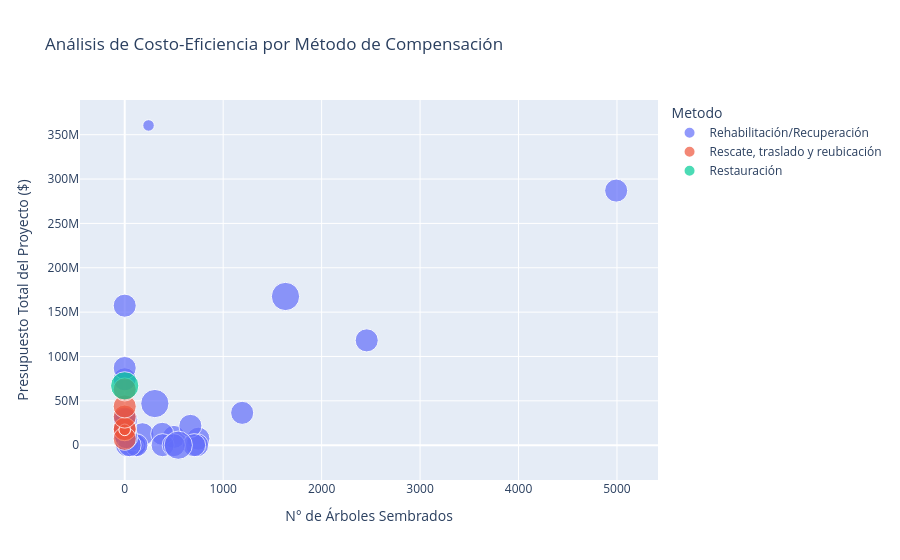

Notebook code cell kept with this figure:
### Markdown cell above
### 3. Matriz de Eficiencia (Costo vs. Volumen)
Este análisis permite a la gerencia identificar sobrecostos. 
* El **eje horizontal** representa la escala del proyecto (cantidad de árboles).
* El **eje vertical** representa el costo total acumulado.
* El **tamaño de la burbuja** indica la cantidad de años que estamos obligados a hacerle seguimiento. 
* *Nota:* Los proyectos que se ubiquen muy arriba y a la izquierda representan un costo unitario desproporcionadamente alto y deben ser auditados.

### Code cell
df_plot = df[(df['Arboles'] > 0) | (df['Costo_Total'] > 0)].copy()

fig_bubble = px.scatter(df_plot, 
                        x='Arboles', 
                        y='Costo_Total', 
                        size='Size_Visual', 
                        color='Metodo', 
                        hover_name='Proyecto',
                        hover_data={'Anos_Seguimiento': True, 'Size_Visual': False}, 
                        title='Análisis de Costo-Eficiencia por Método de Compensación')

fig_bubble.update_layout(xaxis_title="N° de Árboles Sembrados", yaxis_title="Presupuesto Total del Proyecto ($)")
fig_bubble.show()
fig_bubble.write_html("Dashboard_Gerencial_Compensaciones3.html", include_plotlyjs="cdn")

### Figure 1 — Plotly figure (JSON) as saved in the notebook; plotly's stock layout.template omitted (floating-point values rounded to 4 significant figures)
{"data": [{"customdata": [[3.0, 4.0], [3.0, 4.0], [3.0, 4.0], [3.0, 4.0], [3.0, 4.0], [3.0, 4.0], [5.0, 6.0], [3.0, 4.0], [3.0, 4.0], [3.0, 4.0], [3.0, 4.0], [3.0, 4.0], [3.0, 4.0], [3.0, 4.0], [0.0, 1.0], [0.0, 1.0], [3.0, 4.0], [3.0, 4.0], [0.0, 1.0], [3.0, 4.0], [3.0, 4.0], [3.0, 4.0], [3.0, 4.0], [3.0, 4.0], [3.0, 4.0], [3.0, 4.0], [3.0, 4.0], [3.0, 4.0], [3.0, 4.0], [3.0, 4.0], [3.0, 4.0], [3.0, 4.0], [3.0, 4.0], [5.0, 6.0], [5.0, 6.0]], "hovertemplate": "<b>%{hovertext}</b><br><br>Metodo=Rehabilitación/Recuperación<br>Arboles=%{x}<br>Costo_Total=%{y}<br>Anos_Seguimiento=%{customdata[0]}<extra></extra>", "hovertext": ["SE Compartir", "SE Panagua", "SE Panagua", "Salamina (SE Rionegro)", "SE Boqueron ", "MT- Portugal redes Cortijo calle 80", "SE Mámbita", "SE Mámbita", "SE Mámbita", "SE Mámbita", "SE Mámbita", "SE Mámbita", "LT Nueva Esperanza - Indumil", "LT Nueva Esperanza - Indumil", "SE Barzalosa ", "Barzalosa vía", "LT Zipaquirá - Ubaté T27-P69", "LT Zipaquirá - Ubaté T8-T26", "MT- Boquerón Redes", "LT Muña- Sauces T1-T4 T11-T26", "LT Muña- Sauces T27-T52", "LT Muña- Sauces T53-T82", "LT Dorada - Guaduero", "LT Caquezá - La Reforma", "SE Tren de occidente y líneas", "SE Tren de occidente y líneas", "MT- Tren de Occidente redes", "SE Mosquera", "LT Guaca-Colegio", "LT Guaca-Colegio", "SE Montevideo", "SE Bochica", "SE Bochica", "SE Guaymaral", "SE Guaymaral"], "legendgroup": "Rehabilitación/Recuperación", "marker": {"color": "#636efa", "size": [4.0, 4.0, 4.0, 4.0, 4.0, 4.0, 6.0, 4.0, 4.0, 4.0, 4.0, 4.0, 4.0, 4.0, 1.0, 1.0, 4.0, 4.0, 1.0, 4.0, 4.0, 4.0, 4.0, 4.0, 4.0, 4.0, 4.0, 4.0, 4.0, 4.0, 4.0, 4.0, 4.0, 6.0, 6.0], "sizemode": "area", "sizeref": 0.015, "symbol": "circle"}, "mode": "markers", "name": "Rehabilitación/Recuperación", "orientation": "v", "showlegend": true, "type": "scatter", "x": [500.0, 80.0, 115.0, 61.0, 180.0, 100.0, 306.0, 748.0, 5.0, 15.0, 12.0, 24.0, 0.0, 735.0, 242.0, 131.0, 2458.0, 1193.0, 87.0, 667.0, 119.0, 381.0, 4992.0, 0.0, 0.0, 705.0, 50.0, 15.0, 0.0, 385.0, 0.0, 0.0, 498.0, 1633.0, 544.0], "xaxis": "x", "y": [9348000.0, 0.0, 0.0, 4535000.0, 12330000.0, 0.0, 46940000.0, 7342000.0, 21440000.0, 28860000.0, 10720000.0, 0.0, 12850000.0, 0.0, 360400000.0, 0.0, 118200000.0, 36450000.0, 0.0, 21780000.0, 0.0, 12810000.0, 287000000.0, 30000000.0, 157300000.0, 0.0, 0.0, 9021000.0, 74260000.0, 0.0, 18080000.0, 87020000.0, 0.0, 167700000.0, 0.0], "yaxis": "y"}, {"customdata": [[3.0, 4.0], [3.0, 4.0], [3.0, 4.0], [0.0, 1.0], [0.0, 1.0], [3.0, 4.0], [3.0, 4.0], [3.0, 4.0]], "hovertemplate": "<b>%{hovertext}</b><br><br>Metodo=Rescate, traslado y reubicación<br>Arboles=%{x}<br>Costo_Total=%{y}<br>Anos_Seguimiento=%{customdata[0]}<extra></extra>", "hovertext": ["SE Mámbita", "SE Mámbita", "LT Nueva Esperanza - Indumil", "LT Zipaquirá - Ubaté T27-P69", "LT Zipaquirá - Ubaté T8-T26", "SE Tren de occidente y líneas", "LT Guaca-Colegio", "SE Bochica"], "legendgroup": "Rescate, traslado y reubicación", "marker": {"color": "#EF553B", "size": [4.0, 4.0, 4.0, 1.0, 1.0, 4.0, 4.0, 4.0], "sizemode": "area", "sizeref": 0.015, "symbol": "circle"}, "mode": "markers", "name": "Rescate, traslado y reubicación", "orientation": "v", "showlegend": true, "type": "scatter", "x": [0.0, 0.0, 0.0, 0.0, 0.0, 0.0, 0.0, 0.0], "xaxis": "x", "y": [18140000.0, 18140000.0, 7198000.0, 17280000.0, 17280000.0, 32210000.0, 43680000.0, 62840000.0], "yaxis": "y"}, {"customdata": [[5.0, 6.0]], "hovertemplate": "<b>%{hovertext}</b><br><br>Metodo=Restauración <br>Arboles=%{x}<br>Costo_Total=%{y}<br>Anos_Seguimiento=%{customdata[0]}<extra></extra>", "hovertext": ["LT Nueva Esperanza - Indumil"], "legendgroup": "Restauración ", "marker": {"color": "#00cc96", "size": [6.0], "sizemode": "area", "sizeref": 0.015, "symbol": "circle"}, "mode": "markers", "name": "Restauración ", "orientation": "v", "showlegend": true, "type": "scatter", "x": [0.0], "xaxis": "x", "y": [66900000.0], "yaxis": "y"}], "layout": {"legend": {"itemsizing": "constant", "title": {"text": "Metodo"}, "tracegroupgap": 0}, "title": {"text": "Análisis de Costo-Eficiencia por Método de Compensación"}, "xaxis": {"anchor": "y", "domain": [0, 1], "title": {"text": "N° de Árboles Sembrados"}}, "yaxis": {"anchor": "x", "domain": [0, 1], "title": {"text": "Presupuesto Total del Proyecto ($)"}}}}
